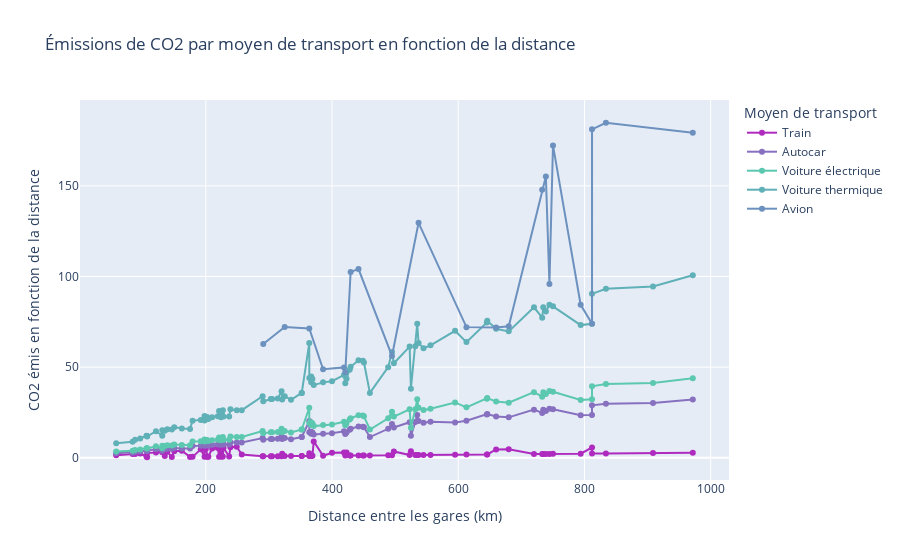

Write notebook code for a chart like this one.
### Code cell
def generate_line_chart(emissions_df, log_scale=False):
    fig = go.Figure()
    # On ajoute les courbes pour chaque moyen de transport
    emissions_df = emissions_df.sort_values(by='Distance')
    moyens_transport = ["Autocar", "Voiture électrique", "Voiture thermique", "Avion"]
    
    # Solutionn inspirée de https://github.com/plotly/plotly.py/issues/4278 pour afficher l'origine et la destination des trajets dans le hover
    # On ajoute une courbe invisible pour chaque moyen de transport, et on change son hovertext pour afficher l'origine et la destination
    fig.add_trace(go.Scatter(
        x=emissions_df['Distance'], 
        y=emissions_df['Train'], 
        opacity=0, 
        showlegend=False,
        hovertext=emissions_df['Origine'] + ' - ' + emissions_df['Destination'],
        hovertemplate='<b>%{hovertext}</b><extra></extra>'
        ))

    # On ajoute les courbes pour les trains, en montrant le transporteur dans le hover
    fig.add_trace(go.Scatter(
        x=emissions_df['Distance'],
        y=emissions_df['Train'],
        mode='lines+markers',
        name='Train',
        connectgaps=True,
        hovertext=emissions_df['Transporteur'],
        hovertemplate='<b>%{hovertext}</b> : %{y:.2f} kgCO2e <extra></extra>',
        marker=dict(color=colors_moyens_de_transport['Train'])
    ))
    for column in moyens_transport:
        fig.add_trace(go.Scatter(
            x=emissions_df['Distance'],
            y=emissions_df[column],
            mode='lines+markers',
            name=column,
            connectgaps=True,
            hovertemplate='%{y:.2f} kgCO2e',
            marker=dict(color=colors_moyens_de_transport[column])
        ))
    
    fig.update_layout(
        title='Émissions de CO2 par moyen de transport en fonction de la distance',
        xaxis_title='Distance entre les gares (km)',
        yaxis_title='CO2 émis en fonction de la distance',
        legend_title='Moyen de transport',
        hovermode='x unified'
    )
    
    if log_scale:
        fig.update_layout(title='Émissions de CO2 par moyen de transport en fonction de la distance (échelle logarithmique)')
        fig.update_yaxes(
            title='CO2 émis en fonction de la distance (échelle logarithmique)', 
            type="log"
    )
    
    return fig

generate_line_chart(emissions,False)

### Figure 1 — Plotly figure (JSON) as saved in the notebook; plotly's stock layout.template omitted (floating-point values rounded to 4 significant figures)
{"data": [{"hovertemplate": "<b>%{hovertext}</b><extra></extra>", "hovertext": ["Arcachon - Bordeaux Saint-Jean", "Paris Nord - Compiègne", "Le Havre Gare locale - Rouen Rive Droite", "Belfort - Besançon-Viotte", "Bayonne - Pau", "Lille Europe - Bruxelles Midi Brussel Zuid", "Chambéry-Challes-les-Eaux - Lyon Part-Dieu", "Paris Austerlitz - Orléans", "Grenoble - Lyon Part-Dieu", "Paris-Nord - Amiens", "Agen - Bordeaux Saint-Jean", "Paris Saint-Lazare - Rouen Rive Droite", "Paris Est - Reims", "Nancy Ville - Strasbourg Ville", "Geneve - Lyon Perrache", "Paris-Est - Champagne-Ardenne-TGV", "Paris Nord - Arras", "Dijon Ville - Lyon Part-Dieu", "Paris Gare du Nord - Lens", "Bayonne - Bordeaux Saint-Jean", "Brive-la-Gaillarde - Bordeaux Saint-Jean", "Paris Montparnasse - Le Mans", "Aeroport CDG2 TGV Roissy - Lille Europe", "Paris Gare du Nord - Douai", "Toulouse-Matabiau - Perpignan", "Paris Saint-Lazare - Trouville-Deauville", "Paris Montparnasse - Saint-Pierre-des-Corps", "Marseille Saint-Charles - Nice Ville", "Paris Gare du Nord - Lille Europe", "Marne-la-Vallée-Chessy - Lille Europe", "Paris Saint-Lazare - Le Havre Gare locale", "Paris Gare du Nord - Valenciennes", "Paris Saint-Lazare - Caen", "Rennes - Brest", "Bordeaux Saint-Jean - Toulouse-Matabiau", "Paris Gare de Lyon - Dijon", "Aéroport Charles de Gaulle 2 TGV - Bruxelles Midi Brussel Zuid", "Paris Montparnasse - Angers-St-Laud", "Paris Gare du Nord - Dunkerque", "Lyon Part Dieu - Montpellier Saint-Roch", "Paris Montparnasse - Poitiers", "Bayonne - Toulouse-Matabiau", "Lyon Part Dieu - Marseille Saint-Charles", "Paris Nord - Calais Ville", "Paris Est - Metz", "Metz Ville - Strasbourg Ville", "Paris Montparnasse - Rennes", "Paris Gare de Lyon - Vichy", "Paris Est - Nancy", "Paris Gare de Lyon - Besançon Franche Comté", "Paris Gare de Lyon - Mâcon Loché TGV", "Paris Saint-Lazare - Cherbourg", "Paris Montparnasse - Nantes", "Paris-Austerlitz - Limoges-Bénédictins", "Paris-Gare-de-Lyon - Clermont-Ferrand", "Aéroport Charles de Gaulle 2 TGV - Rennes", "Marseille Saint-Charles - Toulouse-Matabiau", "Paris Montparnasse - Angoulême", "Paris Gare de Lyon - Lyon Part Dieu", "Aéroport Charles de Gaulle 2 TGV - Lyon Part Dieu", "Paris Gare de Lyon - Belfort-Montbéliard TGV", "Paris Est - Strasbourg", "Paris Montparnasse - La Rochelle", "Paris Montparnasse - Vannes", "Paris Est - Mulhouse", "Paris-Austerlitz - Brive-la-Gaillarde", "Massy-TGV - Bordeaux Saint-Jean", "Bordeaux Saint-Jean - Nantes", "Paris Gare de Lyon - Chambéry - Challes-les-Eaux", "Paris Gare de Lyon - Valence TGV Rhône-Alpes Sud", "Paris Montparnasse - Bordeaux Saint-Jean", "Paris Gare de Lyon - Annecy", "Paris Gare de Lyon - Grenoble", "Paris Montparnasse - Arcachon", "Paris Montparnasse - Brest", "Lille Europe - Lyon Part Dieu", "Marne la Vallee Chessy - Avignon TGV", "Paris-Austerlitz - Rodez", "Marseille Saint-Charles - Bordeaux Saint-Jean", "Marne la Vallee Chessy - Aix en Provence TGV", "Bruxelles Midi Brussel Zuid - Lyon Part Dieu", "Paris Montparnasse - Bayonne", "Paris Gare de Lyon - Montpellier Saint-Roch", "Paris Montparnasse - Biarritz", "Paris Gare de Lyon - Marseille Saint-Charles", "Paris Montparnasse - Toulouse Matabiau", "Lyon-Part-Dieu - Nantes", "Paris Gare de Lyon - Toulon", "Strasbourg Ville - Nantes", "Paris Gare de Lyon - Saint-Raphaël", "Paris Gare de Lyon - Nice"], "opacity": 0, "showlegend": false, "type": "scatter", "x": [58, 84, 88, 96, 106, 107, 107, 121, 131, 131, 135, 139, 146.2, 150, 162, 175, 179, 192, 198, 198, 200, 202, 203, 204, 210, 219, 221, 224, 225.2, 227, 228, 237, 239, 249, 257, 290, 291, 303, 305, 314, 320, 321, 325, 335, 352, 352, 364.0, 364, 367, 367, 369, 371, 385.8, 400, 419, 421, 423, 428, 429.5, 442, 449, 450.6, 460, 489, 495, 498, 523, 525, 532.0, 535, 537.1, 545, 556.1, 595, 613, 645.4, 646, 660, 680, 720, 733, 734.8, 738.9, 744.5, 750.1, 794.0, 812, 812, 834, 908.6, 971.7], "y": [1.415, 2.05, 2.147, 2.342, 0.742, 0.3103, 2.611, 2.952, 3.196, 3.196, 0.945, 3.392, 0.4239, 3.66, 3.953, 0.5075, 0.5191, 4.685, 0.5742, 4.831, 4.88, 0.5858, 0.5887, 0.5916, 5.124, 5.344, 0.6409, 5.466, 0.6532, 0.6583, 5.563, 0.6873, 5.832, 6.076, 1.799, 0.841, 0.8439, 0.8787, 0.8845, 0.9106, 0.928, 2.247, 0.9425, 0.9715, 1.021, 1.021, 1.055, 2.548, 1.064, 1.064, 1.07, 9.052, 1.119, 2.8, 2.933, 1.221, 2.961, 1.241, 1.246, 1.282, 1.302, 1.307, 1.334, 1.418, 1.435, 3.486, 1.517, 3.675, 1.543, 1.552, 1.558, 1.581, 1.613, 1.726, 1.778, 1.872, 1.873, 4.62, 4.76, 2.088, 2.126, 2.131, 2.143, 2.159, 2.175, 2.303, 5.684, 2.355, 2.419, 2.635, 2.818]}, {"connectgaps": true, "hovertemplate": "<b>%{hovertext}</b> : %{y:.2f} kgCO2e <extra></extra>", "hovertext": ["TER", "TER", "TER", "TER", "Intercités", "TGV", "TER", "TER", "TER", "TER", "Intercités", "TER", "TGV", "TER", "TER", "TGV", "TGV", "TER", "TGV", "TER", "TER", "TGV", "TGV", "TGV", "TER", "TER", "TGV", "TER", "TGV", "TGV", "TER", "TGV", "TER", "TER", "Intercités", "TGV", "TGV", "TGV", "TGV", "TGV", "TGV", "Intercités", "TGV", "TGV", "TGV", "TGV", "TGV", "Intercités", "TGV", "TGV", "TGV", "TER", "TGV", "Intercités", "Intercités", "TGV", "Intercités", "TGV", "TGV", "TGV", "TGV", "TGV", "TGV", "TGV", "TGV", "Intercités", "TGV", "Intercités", "TGV", "TGV", "TGV", "TGV", "TGV", "TGV", "TGV", "TGV", "TGV", "Intercités", "Intercités", "TGV", "TGV", "TGV", "TGV", "TGV", "TGV", "TGV", "Intercités", "TGV", "TGV", "TGV", "TGV"], "marker": {"color": "#af2bbf"}, "mode": "lines+markers", "name": "Train", "type": "scatter", "x": [58, 84, 88, 96, 106, 107, 107, 121, 131, 131, 135, 139, 146.2, 150, 162, 175, 179, 192, 198, 198, 200, 202, 203, 204, 210, 219, 221, 224, 225.2, 227, 228, 237, 239, 249, 257, 290, 291, 303, 305, 314, 320, 321, 325, 335, 352, 352, 364.0, 364, 367, 367, 369, 371, 385.8, 400, 419, 421, 423, 428, 429.5, 442, 449, 450.6, 460, 489, 495, 498, 523, 525, 532.0, 535, 537.1, 545, 556.1, 595, 613, 645.4, 646, 660, 680, 720, 733, 734.8, 738.9, 744.5, 750.1, 794.0, 812, 812, 834, 908.6, 971.7], "y": [1.415, 2.05, 2.147, 2.342, 0.742, 0.3103, 2.611, 2.952, 3.196, 3.196, 0.945, 3.392, 0.4239, 3.66, 3.953, 0.5075, 0.5191, 4.685, 0.5742, 4.831, 4.88, 0.5858, 0.5887, 0.5916, 5.124, 5.344, 0.6409, 5.466, 0.6532, 0.6583, 5.563, 0.6873, 5.832, 6.076, 1.799, 0.841, 0.8439, 0.8787, 0.8845, 0.9106, 0.928, 2.247, 0.9425, 0.9715, 1.021, 1.021, 1.055, 2.548, 1.064, 1.064, 1.07, 9.052, 1.119, 2.8, 2.933, 1.221, 2.961, 1.241, 1.246, 1.282, 1.302, 1.307, 1.334, 1.418, 1.435, 3.486, 1.517, 3.675, 1.543, 1.552, 1.558, 1.581, 1.613, 1.726, 1.778, 1.872, 1.873, 4.62, 4.76, 2.088, 2.126, 2.131, 2.143, 2.159, 2.175, 2.303, 5.684, 2.355, 2.419, 2.635, 2.818]}, {"connectgaps": true, "hovertemplate": "%{y:.2f} kgCO2e", "marker": {"color": "#8770bf"}, "mode": "lines+markers", "name": "Autocar", "type": "scatter", "x": [58, 84, 88, 96, 106, 107, 107, 121, 131, 131, 135, 139, 146.2, 150, 162, 175, 179, 192, 198, 198, 200, 202, 203, 204, 210, 219, 221, 224, 225.2, 227, 228, 237, 239, 249, 257, 290, 291, 303, 305, 314, 320, 321, 325, 335, 352, 352, 364.0, 364, 367, 367, 369, 371, 385.8, 400, 419, 421, 423, 428, 429.5, 442, 449, 450.6, 460, 489, 495, 498, 523, 525, 532.0, 535, 537.1, 545, 556.1, 595, 613, 645.4, 646, 660, 680, 720, 733, 734.8, 738.9, 744.5, 750.1, 794.0, 812, 812, 834, 908.6, 971.7], "y": [2.553, 2.829, 3.174, 3.416, 3.898, 3.864, 3.76, 4.692, 3.898, 4.864, 4.795, 5.037, 5.003, 5.417, 5.175, 5.106, 6.555, 6.693, 7.383, 6.59, 6.969, 7.21, 6.934, 6.831, 7.141, 7.348, 8.245, 7.141, 7.935, 8.383, 7.279, 7.314, 8.591, 8.418, 8.418, 10.87, 9.97, 10.38, 10.38, 10.45, 11.76, 10.32, 10.87, 10.25, 11.45, 11.45, 20.25, 14.11, 13.32, 14.35, 13.9, 12.83, 13.32, 13.52, 14.63, 13.18, 13.97, 15.53, 16.08, 17.22, 17.11, 16.84, 11.45, 16.01, 18.66, 16.7, 19.63, 12.21, 19.7, 23.67, 20.25, 19.32, 19.87, 19.5, 20.42, 23.87, 24.18, 22.77, 22.32, 26.57, 24.74, 26.57, 25.84, 27.01, 26.74, 23.43, 23.67, 28.95, 29.84, 30.26, 32.22]}, {"connectgaps": true, "hovertemplate": "%{y:.2f} kgCO2e", "marker": {"color": "#5bc8af"}, "mode": "lines+markers", "name": "Voiture électrique", "type": "scatter", "x": [58, 84, 88, 96, 106, 107, 107, 121, 131, 131, 135, 139, 146.2, 150, 162, 175, 179, 192, 198, 198, 200, 202, 203, 204, 210, 219, 221, 224, 225.2, 227, 228, 237, 239, 249, 257, 290, 291, 303, 305, 314, 320, 321, 325, 335, 352, 352, 364.0, 364, 367, 367, 369, 371, 385.8, 400, 419, 421, 423, 428, 429.5, 442, 449, 450.6, 460, 489, 495, 498, 523, 525, 532.0, 535, 537.1, 545, 556.1, 595, 613, 645.4, 646, 660, 680, 720, 733, 734.8, 738.9, 744.5, 750.1, 794.0, 812, 812, 834, 908.6, 971.7], "y": [3.478, 3.854, 4.324, 4.653, 5.311, 5.264, 5.123, 6.392, 5.311, 6.627, 6.533, 6.862, 6.815, 7.379, 7.05, 6.956, 8.93, 9.118, 10.06, 8.977, 9.494, 9.823, 9.447, 9.306, 9.729, 10.01, 11.23, 9.729, 10.81, 11.42, 9.917, 9.964, 11.7, 11.47, 11.47, 14.8, 13.58, 14.15, 14.15, 14.24, 16.03, 14.05, 14.8, 13.96, 15.6, 15.6, 27.59, 19.22, 18.14, 19.55, 18.94, 17.48, 18.14, 18.42, 19.93, 17.95, 19.04, 21.15, 21.86, 23.45, 23.31, 22.91, 15.6, 21.81, 25.43, 22.75, 26.74, 16.64, 26.84, 32.24, 27.59, 26.32, 27.07, 30.55, 27.82, 32.52, 32.95, 31.02, 30.41, 36.19, 33.7, 36.19, 35.2, 36.8, 36.42, 31.91, 32.24, 39.43, 40.66, 41.22, 43.9]}, {"connectgaps": true, "hovertemplate": "%{y:.2f} kgCO2e", "marker": {"color": "#5fb0b7"}, "mode": "lines+markers", "name": "Voiture thermique", "type": "scatter", "x": [58, 84, 88, 96, 106, 107, 107, 121, 131, 131, 135, 139, 146.2, 150, 162, 175, 179, 192, 198, 198, 200, 202, 203, 204, 210, 219, 221, 224, 225.2, 227, 228, 237, 239, 249, 257, 290, 291, 303, 305, 314, 320, 321, 325, 335, 352, 352, 364.0, 364, 367, 367, 369, 371, 385.8, 400, 419, 421, 423, 428, 429.5, 442, 449, 450.6, 460, 489, 495, 498, 523, 525, 532.0, 535, 537.1, 545, 556.1, 595, 613, 645.4, 646, 660, 680, 720, 733, 734.8, 738.9, 744.5, 750.1, 794.0, 812, 812, 834, 908.6, 971.7], "y": [7.977, 8.84, 9.918, 10.67, 12.18, 12.07, 11.75, 14.66, 12.18, 15.2, 14.98, 15.74, 15.63, 16.92, 16.17, 15.95, 20.48, 20.91, 23.07, 20.59, 21.78, 22.53, 21.67, 21.34, 22.31, 22.96, 25.76, 22.31, 24.79, 26.2, 22.75, 22.85, 26.84, 26.3, 26.3, 33.96, 31.15, 32.45, 32.45, 32.66, 36.76, 32.23, 33.96, 32.02, 35.79, 35.79, 63.28, 44.09, 41.61, 44.84, 43.44, 40.1, 41.61, 42.26, 45.71, 41.18, 43.66, 48.51, 50.23, 53.79, 53.47, 52.61, 35.79, 50.02, 58.32, 52.18, 61.34, 38.16, 61.55, 73.95, 63.28, 60.37, 62.09, 70.07, 63.82, 74.6, 75.57, 71.15, 69.75, 83.01, 77.29, 83.01, 80.74, 84.41, 83.55, 73.2, 73.95, 90.44, 93.25, 94.54, 100.7]}, {"connectgaps": true, "hovertemplate": "%{y:.2f} kgCO2e", "marker": {"color": "#6c91bf"}, "mode": "lines+markers", "name": "Avion", "type": "scatter", "x": [58, 84, 88, 96, 106, 107, 107, 121, 131, 131, 135, 139, 146.2, 150, 162, 175, 179, 192, 198, 198, 200, 202, 203, 204, 210, 219, 221, 224, 225.2, 227, 228, 237, 239, 249, 257, 290, 291, 303, 305, 314, 320, 321, 325, 335, 352, 352, 364.0, 364, 367, 367, 369, 371, 385.8, 400, 419, 421, 423, 428, 429.5, 442, 449, 450.6, 460, 489, 495, 498, 523, 525, 532.0, 535, 537.1, 545, 556.1, 595, 613, 645.4, 646, 660, 680, 720, 733, 734.8, 738.9, 744.5, 750.1, 794.0, 812, 812, 834, 908.6, 971.7], "y": [null, null, null, null, null, null, null, null, null, null, null, null, null, null, null, null, null, null, null, null, null, null, null, null, null, null, null, null, null, null, null, null, null, null, null, null, 62.73, null, null, null, null, null, 72.1, null, null, null, 71.36, null, null, null, null, null, 48.87, null, 49.87, 47.15, null, null, 102.6, 104.1, null, null, null, null, 56.17, null, null, null, null, null, 129.6, null, null, null, 72.08, null, null, 71.94, 72.51, null, 147.9, null, 155.1, 95.87, 172.3, 84.4, 73.94, 181.2, 184.8, null, 179.3]}], "layout": {"hovermode": "x unified", "legend": {"title": {"text": "Moyen de transport"}}, "title": {"text": "Émissions de CO2 par moyen de transport en fonction de la distance"}, "xaxis": {"title": {"text": "Distance entre les gares (km)"}}, "yaxis": {"title": {"text": "CO2 émis en fonction de la distance"}}}}
